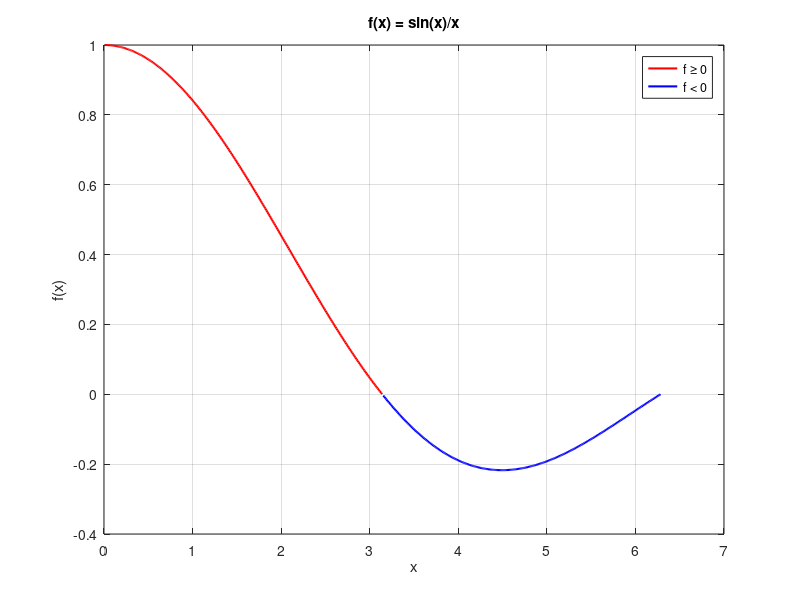
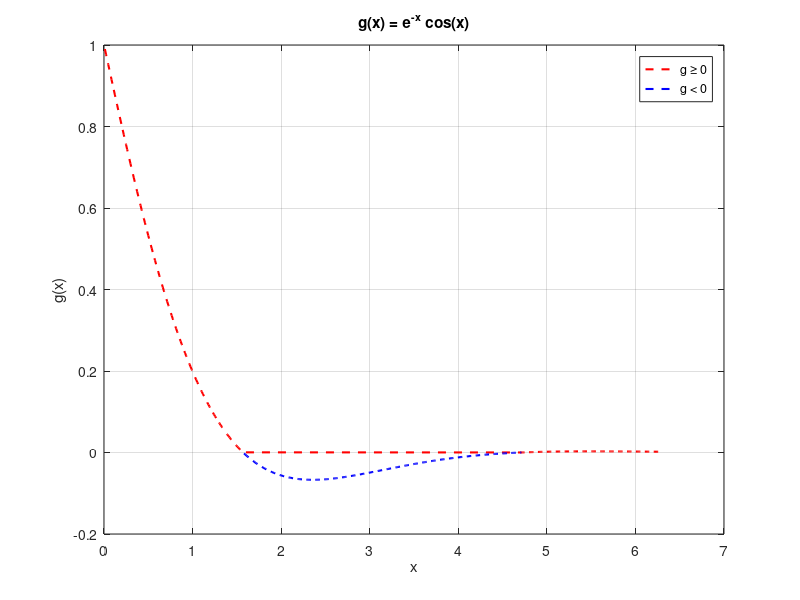
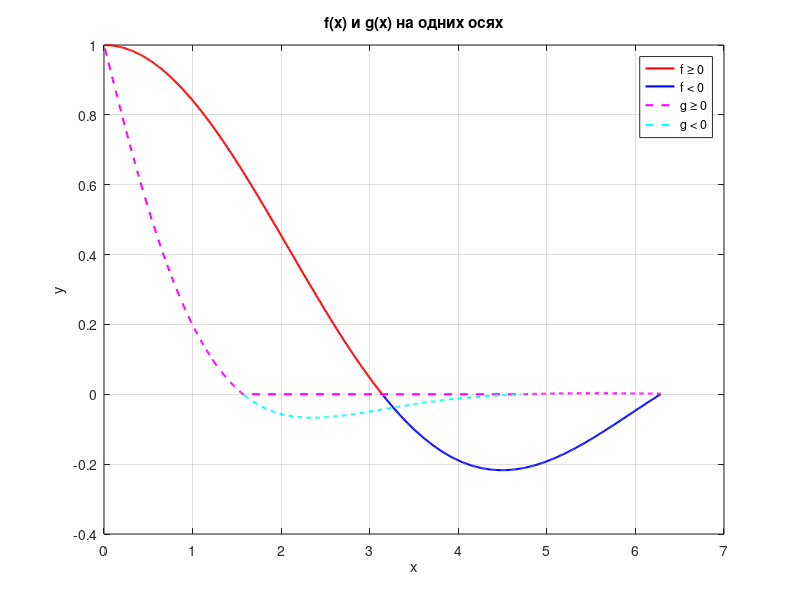
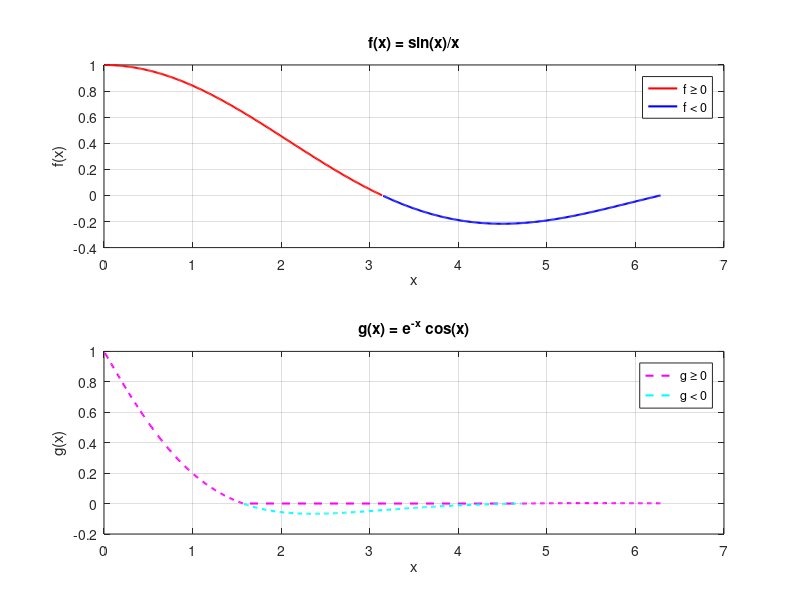

MATLAB code for these plots, in order:

clear; clc; close all;


% ЗАДАНИЕ 1. Графики функций одной переменной

x = linspace(0.01, 2*pi, 500);
f = sin(x) ./ x;
g = exp(-x) .* cos(x);

% Цвета для отрицательных/положительных значений f
idx_neg_f = find(f < 0);
idx_pos_f = find(f >= 0);
idx_neg_g = find(g < 0);
idx_pos_g = find(g >= 0);

% --- Отдельные окна ---
figure('Name', 'f(x) = sin(x)/x');
plot(x(idx_pos_f), f(idx_pos_f), 'r-', 'LineWidth', 1.5); hold on;
plot(x(idx_neg_f), f(idx_neg_f), 'b-', 'LineWidth', 1.5);
grid on;
title('f(x) = sin(x)/x');
xlabel('x'); ylabel('f(x)');
legend('f \geq 0', 'f < 0');

figure('Name', 'g(x) = e^{-x} cos(x)');
plot(x(idx_pos_g), g(idx_pos_g), 'r--', 'LineWidth', 1.5); hold on;
plot(x(idx_neg_g), g(idx_neg_g), 'b--', 'LineWidth', 1.5);
grid on;
title('g(x) = e^{-x} cos(x)');
xlabel('x'); ylabel('g(x)');
legend('g \geq 0', 'g < 0');

% Одно окно, одни оси 
figure('Name', 'Одни оси');
plot(x(idx_pos_f), f(idx_pos_f), 'r-', 'LineWidth', 1.5); hold on;
plot(x(idx_neg_f), f(idx_neg_f), 'b-', 'LineWidth', 1.5);
plot(x(idx_pos_g), g(idx_pos_g), 'm--', 'LineWidth', 1.5);
plot(x(idx_neg_g), g(idx_neg_g), 'c--', 'LineWidth', 1.5);
grid on;
title('f(x) и g(x) на одних осях');
xlabel('x'); ylabel('y');
legend('f \geq 0', 'f < 0', 'g \geq 0', 'g < 0');

%  Одно окно, отдельные оси 
figure('Name', 'Отдельные оси');
subplot(2,1,1);
plot(x(idx_pos_f), f(idx_pos_f), 'r-', 'LineWidth', 1.5); hold on;
plot(x(idx_neg_f), f(idx_neg_f), 'b-', 'LineWidth', 1.5);
grid on;
title('f(x) = sin(x)/x');
xlabel('x'); ylabel('f(x)');
legend('f \geq 0', 'f < 0');

subplot(2,1,2);
plot(x(idx_pos_g), g(idx_pos_g), 'm--', 'LineWidth', 1.5); hold on;
plot(x(idx_neg_g), g(idx_neg_g), 'c--', 'LineWidth', 1.5);
grid on;
title('g(x) = e^{-x} cos(x)');
xlabel('x'); ylabel('g(x)');
legend('g \geq 0', 'g < 0');

% ЗАДАНИЕ 2. Визуализация функции двух переменных

x2 = linspace(-1, 1, 100);
y2 = linspace(-1, 1, 100);
[X, Y] = meshgrid(x2, y2);
Z = (sin(X.^2) + cos(Y.^2)).^(X.*Y);

% Экстремумы
[Z_max, idx_max] = max(Z(:));
[row_max, col_max] = ind2sub(size(Z), idx_max);
[Z_min, idx_min] = min(Z(:));
[row_min, col_min] = ind2sub(size(Z), idx_min);

% Каркасная поверхность 
figure('Name', 'Каркасная');
mesh(X, Y, Z);
title('Каркасная поверхность');
xlabel('x'); ylabel('y'); zlabel('z');
hold on;
plot3(X(row_max, col_max), Y(row_max, col_max), Z_max, 'r.', 'MarkerSize', 20);
plot3(X(row_min, col_min), Y(row_min, col_min), Z_min, 'b.', 'MarkerSize', 20);
legend('', 'max', 'min');

% Залитая каркасная 
figure('Name', 'Залитая');
surf(X, Y, Z);
title('Залитая каркасная поверхность');
xlabel('x'); ylabel('y'); zlabel('z');
hold on;
plot3(X(row_max, col_max), Y(row_max, col_max), Z_max, 'r.', 'MarkerSize', 20);
plot3(X(row_min, col_min), Y(row_min, col_min), Z_min, 'b.', 'MarkerSize', 20);

% Линии уровня 
figure('Name', 'Линии уроня');
levels = [0.5 0.8 1.0 1.2 1.5];
contour(X, Y, Z, levels, 'ShowText', 'on');
title('Линии уровня');
xlabel('x'); ylabel('y');
colorbar;

% Освещенная поверхность 
figure('Name', 'Освещенная');
surfl(X, Y, Z);
shading interp;
colormap(gray);
title('Освещенная поверхность');
xlabel('x'); ylabel('y'); zlabel('z');
hold on;
plot3(X(row_max, col_max), Y(row_max, col_max), Z_max, 'r.', 'MarkerSize', 20);
plot3(X(row_min, col_min), Y(row_min, col_min), Z_min, 'b.', 'MarkerSize', 20);

% Обзор с нескольких точек
figure('Name', 'Обзор');
subplot(2,2,1); mesh(X, Y, Z); view(37.5, 30); title('Вид по умолчанию');
subplot(2,2,2); mesh(X, Y, Z); view(0, 90);  title('Вид сверху');
subplot(2,2,3); mesh(X, Y, Z); view(90, 0);  title('Вид сбоку');
subplot(2,2,4); mesh(X, Y, Z); view(-37.5, 60); title('Вид сзади');

%Все графики в одном окне
figure('Name', 'Все вместе');
subplot(2,2,1); mesh(X, Y, Z); title('Каркасная');
xlabel('x'); ylabel('y'); zlabel('z');
hold on; plot3(X(row_max, col_max), Y(row_max, col_max), Z_max, 'r.', 'MarkerSize', 15);

subplot(2,2,2); surf(X, Y, Z); title('Залитая');
xlabel('x'); ylabel('y'); zlabel('z');
hold on; plot3(X(row_max, col_max), Y(row_max, col_max), Z_max, 'r.', 'MarkerSize', 15);

subplot(2,2,3); contour(X, Y, Z, levels, 'ShowText', 'on'); title('Линии уровня');
xlabel('x'); ylabel('y');

subplot(2,2,4); surfl(X, Y, Z); shading interp; colormap(gray); title('Освещенная');
xlabel('x'); ylabel('y'); zlabel('z');
hold on; plot3(X(row_max, col_max), Y(row_max, col_max), Z_max, 'r.', 'MarkerSize', 15);

fprintf('Максимум: Z=%.4f при x=%.4f, y=%.4f\n', Z_max, X(row_max, col_max), Y(row_max, col_max));
fprintf('Минимум: Z=%.4f при x=%.4f, y=%.4f\n', Z_min, X(row_min, col_min), Y(row_min, col_min));

% ЗАДАНИЕ 3. Векторные поля градиента на поверхностях

%Гиперболоид
[Xh, Yh] = meshgrid(-2:0.5:2, -2:0.5:2);
Zh = Xh.^2 - Yh.^2;
[Nx, Ny, Nz] = surfnorm(Xh, Yh, Zh);

figure('Name', 'Гиперболоид — отражение (паралл.)');
quiver3(Xh, Yh, Zh, Nx, Ny, Nz, 0.5); hold on;
surf(Xh, Yh, Zh, 'FaceAlpha', 0.3);
title('Отражение, параллельный пучок (гиперболоид)');

%  Параболоид
[Xp, Yp] = meshgrid(-2:0.5:2, -2:0.5:2);
Zp = Xp.^2 + Yp.^2;
[Nx, Ny, Nz] = surfnorm(Xp, Yp, Zp);

figure('Name', 'Параболоид — отражение (паралл.)');
quiver3(Xp, Yp, Zp, Nx, Ny, Nz, 0.5); hold on;
surf(Xp, Yp, Zp, 'FaceAlpha', 0.3);
title('Отражение, параллельный пучок (параболоид)');

% Параметрическая поверхность 
u = linspace(0, 3, 20);
v = linspace(0, 3, 20);
[U, V] = meshgrid(u, v);
Xpar = cos(U).*cos(V);
Ypar = sin(U).*sin(V);
Zpar = U.*V;
[Nx, Ny, Nz] = surfnorm(Xpar, Ypar, Zpar);

% Отраженный свет (параллельный пучок)
figure('Name', 'Параметрическая — отражение (паралл.)');
quiver3(Xpar, Ypar, Zpar, Nx, Ny, Nz, 0.3); hold on;
surf(Xpar, Ypar, Zpar, 'FaceAlpha', 0.3);
title('Отражение, параллельный пучок (параметрическая)');

% Преломленный свет (параллельный пучок)
V_in = [0; 0; -1];
V_refr = V_in - 2 * (V_in' * [Nx(:)'; Ny(:)'; Nz(:)']) .* [Nx(:)'; Ny(:)'; Nz(:)'];
figure('Name', 'Параметрическая — преломление (паралл.)');
quiver3(Xpar(:), Ypar(:), Zpar(:), V_refr(1,:)', V_refr(2,:)', V_refr(3,:)', 0.3); hold on;
surf(Xpar, Ypar, Zpar, 'FaceAlpha', 0.3);
title('Преломление, параллельный пучок (параметрическая)');

% Отраженный свет (точечный источник)
source = [2; 2; 5];
L = source - [Xpar(:)'; Ypar(:)'; Zpar(:)'];
L = L ./ vecnorm(L);
R = 2 * sum([Nx(:)'; Ny(:)'; Nz(:)'] .* L) .* [Nx(:)'; Ny(:)'; Nz(:)'] - L;
figure('Name', 'Параметрическая — отражение (точечный)');
quiver3(Xpar(:), Ypar(:), Zpar(:), R(1,:)', R(2,:)', R(3,:)', 0.3); hold on;
surf(Xpar, Ypar, Zpar, 'FaceAlpha', 0.3);
title('Отражение, точечный источник (параметрическая)'); 
